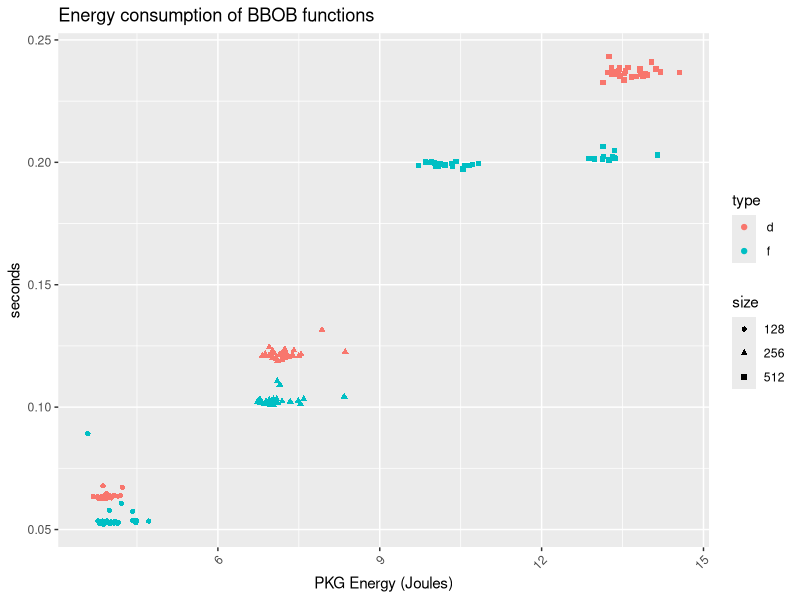
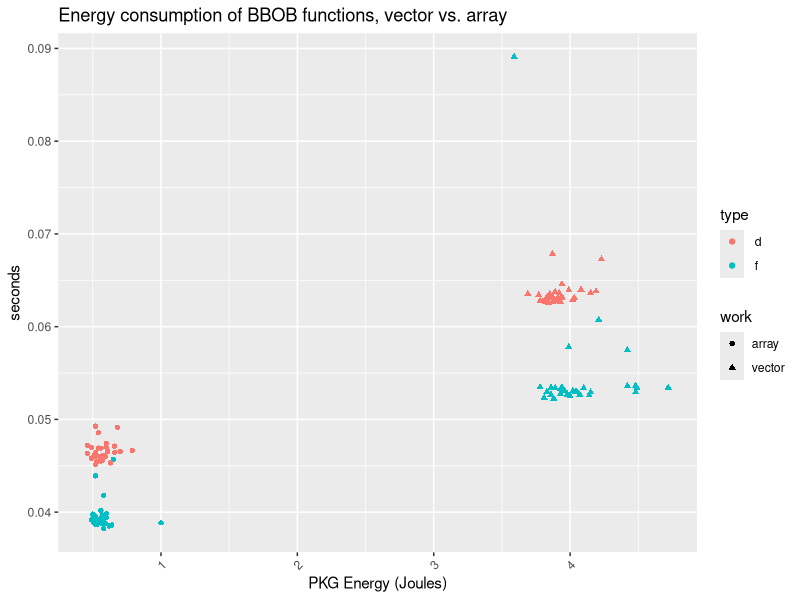
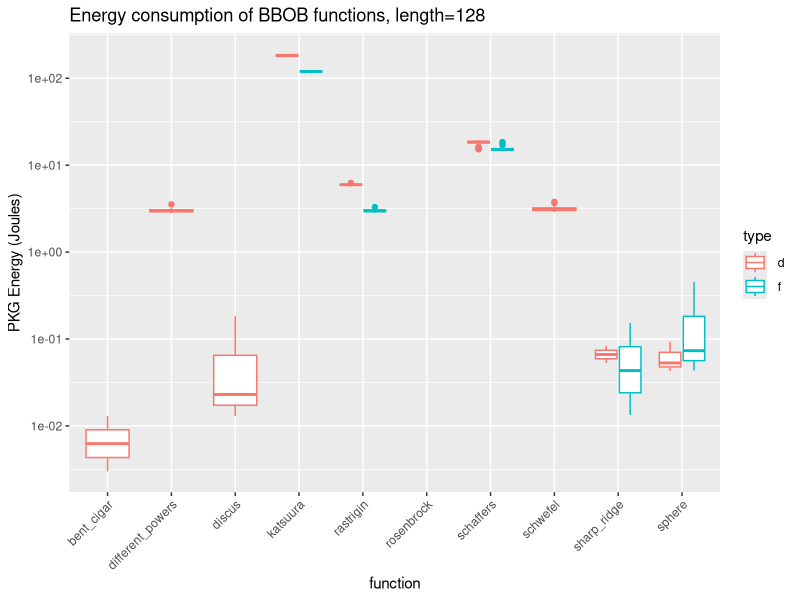
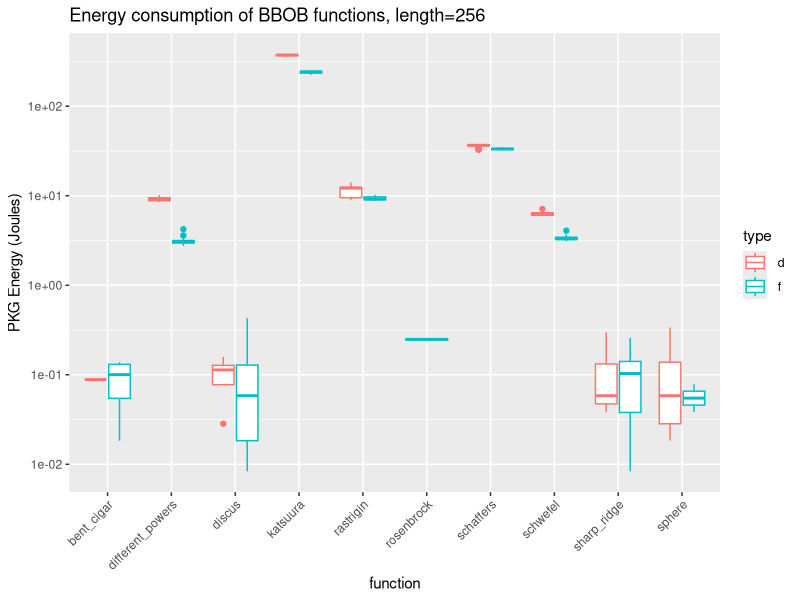
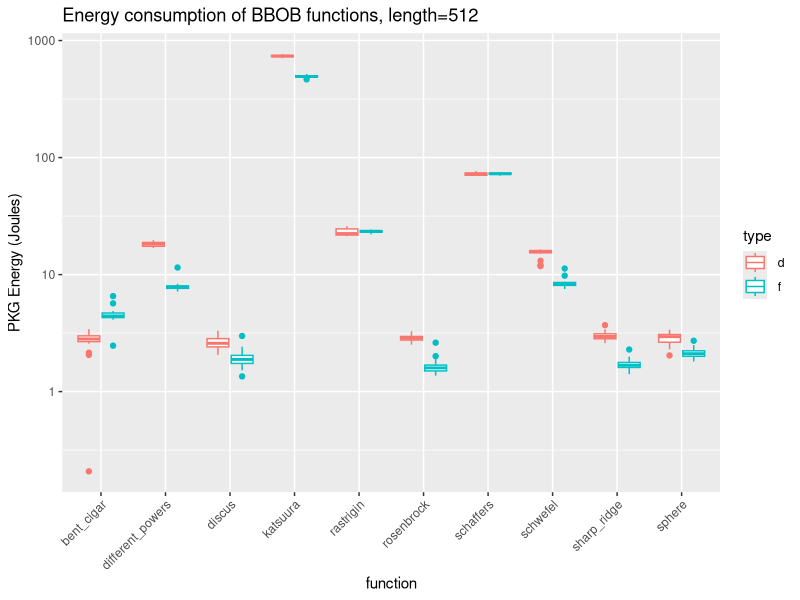
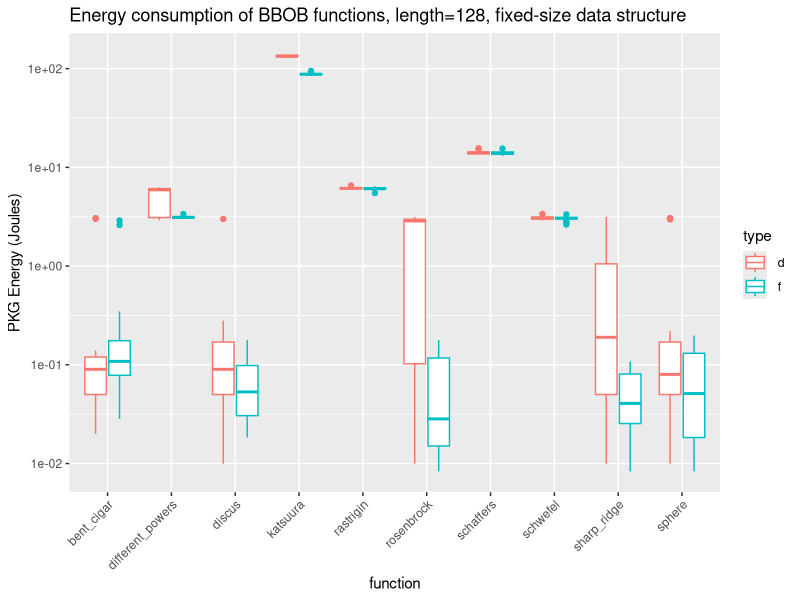
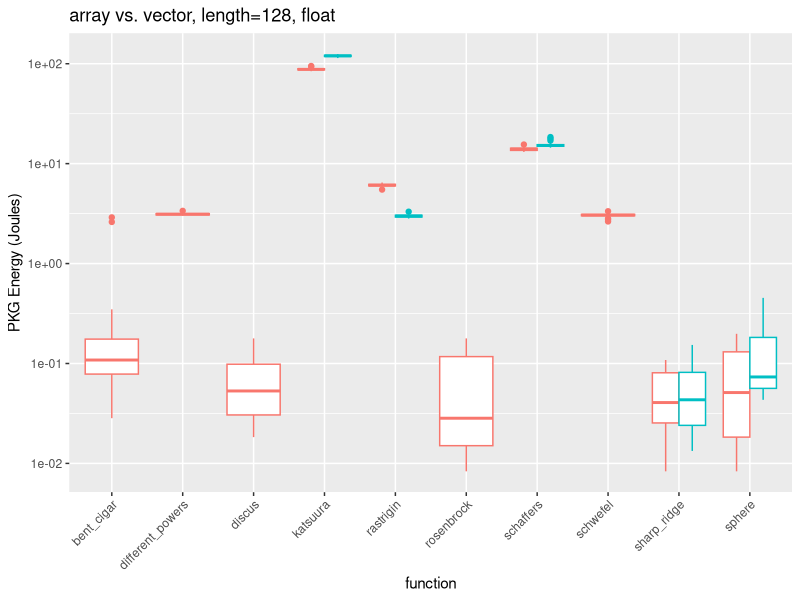
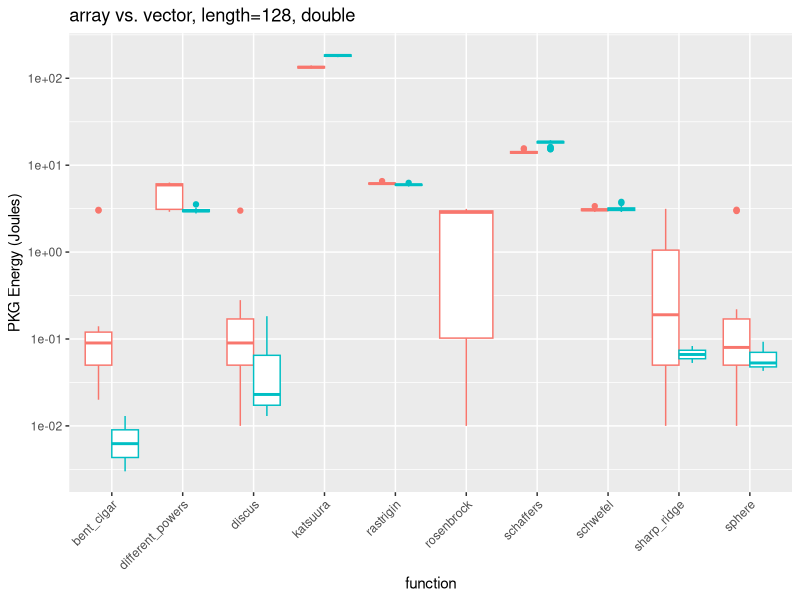

These charts were generated, in order, by the following R code:
## ----evostar.bbob.setup, echo=F, message=F, fig.height=4, fig.cap="Time in seconds for every experiment generating 40K chromosomes with 128,256,512 dimensions, using float or double for every one of them"----
library(ggplot2)
library(ggthemes)
library(dplyr)

base.variable.data <- read.csv("data//evostar25-generation-5-Nov-07-30-15.csv")

base.variable.data$size <- as.factor(base.variable.data$size)
base.variable.data$type <- as.factor(base.variable.data$type)
ggplot(base.variable.data, aes(x=PKG, y=seconds, color=type, shape=size)) +
  geom_point() +
  labs(title="Energy consumption of BBOB functions", x="PKG Energy (Joules)", y="seconds") +
  theme(axis.text.x = element_text(angle = 45, hjust = 1))

base.variable.data %>% group_by(size, type) %>% summarise(mean.seconds=mean(seconds), sd.seconds=sd(seconds), mean.PKG = mean(PKG), sd.PKG = sd(PKG)) -> summary.base.variable.data


## ----evostar.bbob.fixed, echo=F, message=F, fig.height=4, fig.cap="Time in seconds for every experiment generating 40K chromosomes with 128,256,512 dimensions, using float or double for every one of them"----
base.fixed.data <- read.csv("data//fixed-evostar25-generation-5-Nov-07-37-13.csv")

base.fixed.data$size <- as.factor(base.fixed.data$size)
base.fixed.data$type <- as.factor(base.fixed.data$type)
base.fixed.data$work <- rep("array", nrow(base.fixed.data))

base.variable.data.128 <- base.variable.data[base.variable.data$size == 128,]
base.variable.data.128$work <- rep("vector", nrow(base.variable.data.128))

base.data.128 <- rbind(base.fixed.data, base.variable.data.128)

ggplot(base.data.128, aes(x=PKG, y=seconds, color=type, shape=work)) +
  geom_point() +
  labs(title="Energy consumption of BBOB functions, vector vs. array", x="PKG Energy (Joules)", y="seconds") +
  theme(axis.text.x = element_text(angle = 45, hjust = 1))

base.fixed.data %>% group_by(size, type) %>% summarise(mean.seconds=mean(seconds), sd.seconds=sd(seconds), mean.PKG = mean(PKG), sd.PKG = sd(PKG)) -> summary.base.fixed.data


## ----evostar.bbob.functions, echo=F, message=F, warning=F, fig.height=4, fig.show="hold", fig.cap="PKG energy consumed in every experiment evaluating 40K chromosomes with 128, 256, 512 dimensions, using float or double for every one of them. Please note the $y$ axes have different scales in every chart. The boxplot is missing when the application of the function takes approximately the same time than generating it."----
functions.data <- read.csv("data//variable-evostar25-bbob-10-Nov-19-10-32.csv")
functions.data <- functions.data[functions.data$work != "none",]
number.of.rows <- nrow(functions.data[ functions.data$size==128 & functions.data$type==" f",])
functions.data$delta.PKG <- 0
functions.data[ functions.data$size==128 & functions.data$type==" f",]$delta.PKG <- functions.data[ functions.data$size==128 & functions.data$type==" f",]$PKG - rep(summary.base.variable.data[ summary.base.variable.data$size == 128 & summary.base.variable.data$type==" f", ]$mean.PKG,number.of.rows)

functions.data[ functions.data$size==256 & functions.data$type==" f",]$delta.PKG <- functions.data[ functions.data$size==256 & functions.data$type==" f",]$PKG - rep(summary.base.variable.data[ summary.base.variable.data$size == 256 & summary.base.variable.data$type==" f", ]$mean.PKG,number.of.rows)

functions.data[ functions.data$size==512 & functions.data$type==" f",]$delta.PKG <- functions.data[ functions.data$size==512 & functions.data$type==" f",]$PKG - rep(summary.base.variable.data[ summary.base.variable.data$size == 512 & summary.base.variable.data$type==" f", ]$mean.PKG,number.of.rows)

functions.data[ functions.data$size==128 & functions.data$type==" d",]$delta.PKG <- functions.data[ functions.data$size==128 & functions.data$type==" d",]$PKG - rep(summary.base.variable.data[ summary.base.variable.data$size == 128 & summary.base.variable.data$type==" d", ]$mean.PKG,number.of.rows)

functions.data[ functions.data$size==256 & functions.data$type==" d",]$delta.PKG <- functions.data[ functions.data$size==256 & functions.data$type==" d",]$PKG - rep(summary.base.variable.data[ summary.base.variable.data$size == 256 & summary.base.variable.data$type==" d", ]$mean.PKG,number.of.rows)

functions.data[ functions.data$size==512 & functions.data$type==" d",]$delta.PKG <- functions.data[ functions.data$size==512 & functions.data$type==" d",]$PKG - rep(summary.base.variable.data[ summary.base.variable.data$size == 512 & summary.base.variable.data$type==" d", ]$mean.PKG,number.of.rows)

functions.data$delta.PKG <- pmax(functions.data$delta.PKG, 0)

ggplot(functions.data[ functions.data$size==128,], aes(x=work, y=delta.PKG, color=type)) +
  geom_boxplot() +
  labs(title="Energy consumption of BBOB functions, length=128", y="PKG Energy (Joules)", x="function") +
  theme(axis.text.x = element_text(angle = 45, hjust = 1)) + scale_y_log10()

ggplot(functions.data[ functions.data$size==256,], aes(x=work, y=delta.PKG, color=type)) +
  geom_boxplot() +
  labs(title="Energy consumption of BBOB functions, length=256", y="PKG Energy (Joules)", x="function") +
  theme(axis.text.x = element_text(angle = 45, hjust = 1))+ scale_y_log10()

ggplot(functions.data[ functions.data$size==512,], aes(x=work, y=delta.PKG, color=type)) +
  geom_boxplot() +
  labs(title="Energy consumption of BBOB functions, length=512", y="PKG Energy (Joules)", x="function") +
  theme(axis.text.x = element_text(angle = 45, hjust = 1))+ scale_y_log10()


## ----evostar.bbob.fixed.functions, echo=F, message=F, warning=F, fig.height=4, fig.cap="PKG energy consumed in every experiment evaluating 40K chromosomes with 128, float or double. Please note $y$ scale is logarithmic"----
fixed.functions.data <- read.csv("data//evostar25-bbob-fixed-12-Nov-08-20-03.csv")
number.of.rows <- nrow(fixed.functions.data[ fixed.functions.data$size==128 & fixed.functions.data$type==" f",])
fixed.functions.data$delta.PKG <- 0
fixed.functions.data[ fixed.functions.data$size==128 & fixed.functions.data$type==" f",]$delta.PKG <- fixed.functions.data[ fixed.functions.data$size==128 & fixed.functions.data$type==" f",]$PKG - rep(summary.base.fixed.data[ summary.base.fixed.data$size == 128 & summary.base.fixed.data$type==" f", ]$mean.PKG,number.of.rows)
fixed.functions.data[ fixed.functions.data$size==128 & fixed.functions.data$type==" d",]$delta.PKG <- fixed.functions.data[ fixed.functions.data$size==128 & fixed.functions.data$type==" d",]$PKG - rep(summary.base.fixed.data[ summary.base.fixed.data$size == 128 & summary.base.fixed.data$type==" d", ]$mean.PKG,number.of.rows)
fixed.functions.data$delta.PKG <- pmax(fixed.functions.data$delta.PKG, 0)

ggplot(fixed.functions.data[ fixed.functions.data$size==128,], aes(x=work, y=delta.PKG, color=type)) +
  geom_boxplot() +
  labs(title="Energy consumption of BBOB functions, length=128, fixed-size data structure", y="PKG Energy (Joules)", x="function") +
  theme(axis.text.x = element_text(angle = 45, hjust = 1))+ scale_y_log10()


## ----evostar.bbob.compares, echo=F, message=F, warning=F, fig.height=5, fig.show="hold", fig.cap="PKG energy consumed in every experiment evaluating 40K chromosomes with 128, 256, 512 dimensions, using float or double for every one of them. Please note the $y$ axes have different scales"----
fixed.functions.data$data.structure <- "Fixed"
functions.data$data.structure <- "Variable"

functions.128 <- rbind(fixed.functions.data[ fixed.functions.data$size==128,], functions.data[ functions.data$size==128,])

ggplot(functions.128[ functions.128$type==" f",], aes(x=work, y=delta.PKG, color=data.structure)) +
  geom_boxplot( position="dodge") +
  labs(title="array vs. vector, length=128, float", y="PKG Energy (Joules)", x="function") +
  theme(axis.text.x = element_text(angle = 45, hjust = 1)) + scale_y_log10()+ theme(legend.position="none")

ggplot(functions.128[ functions.128$type==" d",], aes(x=work, y=delta.PKG, color=data.structure)) +
  geom_boxplot( position="dodge") +
  labs(title="array vs. vector, length=128, double", y="PKG Energy (Joules)", x="function") +
  theme(axis.text.x = element_text(angle = 45, hjust = 1)) + scale_y_log10() + theme(legend.position="none")
